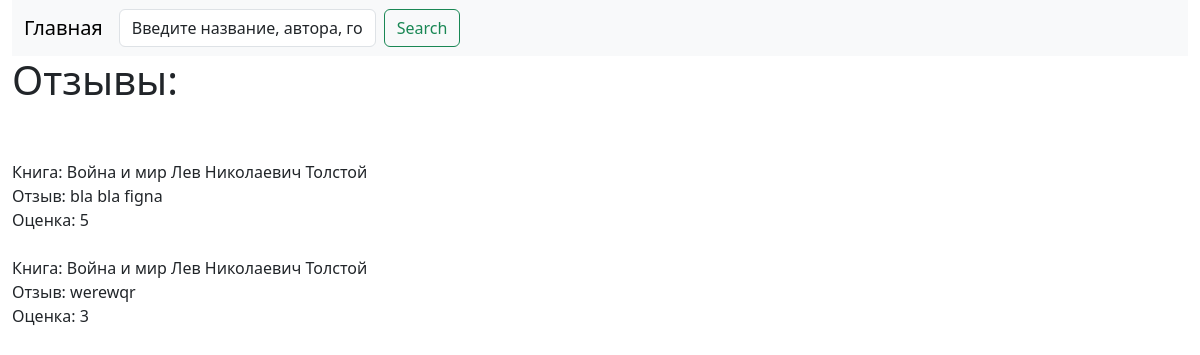
Page /review/view/ on the earlier database version.
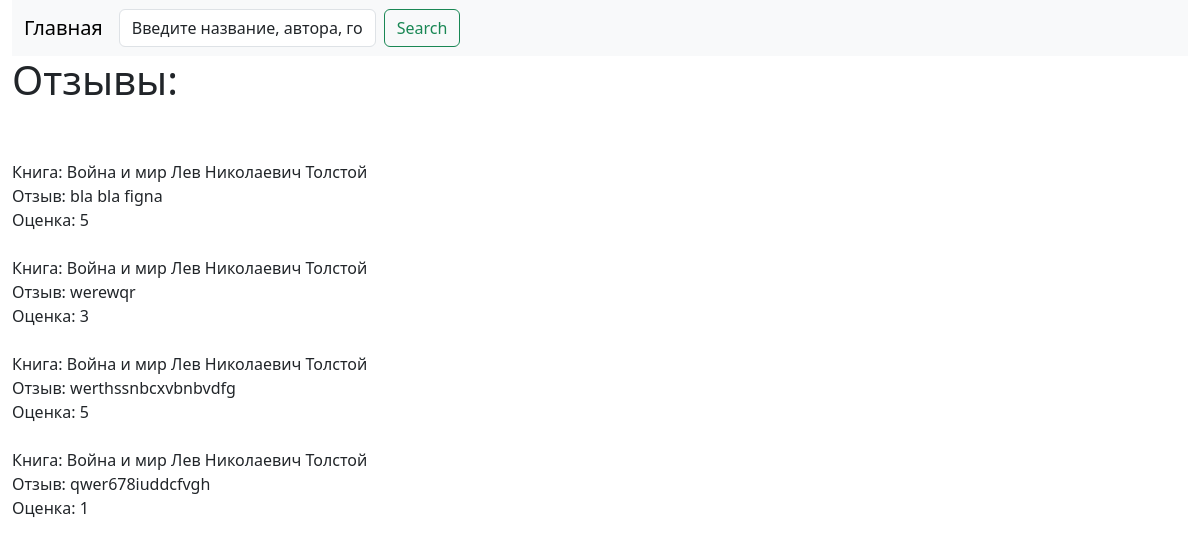
Same page on the later database version.
### main/models.py (models this page shows, shortened)
class Review(models.Model):
    book = models.ForeignKey(Book, on_delete=models.CASCADE)
    rating = models.IntegerField()
    text = models.TextField()
    status = models.BooleanField()

class Book(models.Model):
    title = models.CharField(max_length=255)
    author = models.ForeignKey(Author, on_delete=models.CASCADE)
    desc = models.TextField()
    public_year = models.DateField()
    file = models.FileField()
    def __str__(self):
        return f"{self.title} {self.author}"

class Author(models.Model):
    name = models.CharField(max_length=255)
    bio = models.TextField()
    def __str__(self):
        return self.name

### main/views.py (the view)
# urls.py: path('review/view/', views.ReviewDetail.as_view(), name='review'),
class ReviewDetail(ListView):
    model = Review
    context_object_name = 'review'
    template_name = 'view_review.html'

### templates/view_review.html (shortened to what this page needs)
{% extends 'layout.html' %}
{% block head %}
<h1>Отзывы:</h1>
{% endblock %}
{% block content %}
{% for i in review %}
Книга: {{ i.book }} <br>
Отзыв: {{ i.text }} <br>
Оценка: {{ i.rating }} <br>
<br>
{% endfor %}
{% endblock %}

Differences in the rows shown:
added Review: book "Война и мир Лев Николаевич Толстой", text "werthssnbcxvbnbvdfg", rating "5"
added Review: book "Война и мир Лев Николаевич Толстой", text "qwer678iuddcfvgh", rating "1"
